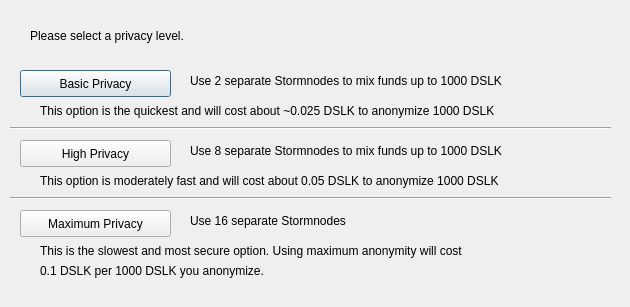
<?xml version="1.0" encoding="UTF-8"?>
<ui version="4.0">
 <class>SandstormConfig</class>
 <widget class="QDialog" name="SandstormConfig">
  <property name="geometry">
   <rect>
    <x>0</x>
    <y>0</y>
    <width>630</width>
    <height>307</height>
   </rect>
  </property>
  <property name="windowTitle">
   <string>Configure PrivateSend</string>
  </property>
  <widget class="QPushButton" name="buttonBasic">
   <property name="geometry">
    <rect>
     <x>20</x>
     <y>70</y>
     <width>151</width>
     <height>27</height>
    </rect>
   </property>
   <property name="text">
    <string>Basic Privacy</string>
   </property>
  </widget>
  <widget class="QPushButton" name="buttonHigh">
   <property name="geometry">
    <rect>
     <x>20</x>
     <y>140</y>
     <width>151</width>
     <height>27</height>
    </rect>
   </property>
   <property name="text">
    <string>High Privacy</string>
   </property>
  </widget>
  <widget class="QPushButton" name="buttonMax">
   <property name="geometry">
    <rect>
     <x>20</x>
     <y>210</y>
     <width>151</width>
     <height>27</height>
    </rect>
   </property>
   <property name="text">
    <string>Maximum Privacy</string>
   </property>
  </widget>
  <widget class="QLabel" name="label">
   <property name="geometry">
    <rect>
     <x>30</x>
     <y>20</y>
     <width>571</width>
     <height>31</height>
    </rect>
   </property>
   <property name="text">
    <string>Please select a privacy level.</string>
   </property>
  </widget>
  <widget class="QLabel" name="label_2">
   <property name="geometry">
    <rect>
     <x>190</x>
     <y>70</y>
     <width>421</width>
     <height>21</height>
    </rect>
   </property>
   <property name="text">
    <string>Use 2 separate Stormnodes to mix funds up to 1000 DSLK</string>
   </property>
  </widget>
  <widget class="QLabel" name="label_3">
   <property name="geometry">
    <rect>
     <x>190</x>
     <y>140</y>
     <width>411</width>
     <height>21</height>
    </rect>
   </property>
   <property name="text">
    <string>Use 8 separate Stormnodes to mix funds up to 1000 DSLK</string>
   </property>
  </widget>
  <widget class="QLabel" name="label_4">
   <property name="geometry">
    <rect>
     <x>190</x>
     <y>210</y>
     <width>421</width>
     <height>21</height>
    </rect>
   </property>
   <property name="text">
    <string>Use 16 separate Stormnodes</string>
   </property>
  </widget>
  <widget class="QLabel" name="label_6">
   <property name="geometry">
    <rect>
     <x>40</x>
     <y>100</y>
     <width>561</width>
     <height>21</height>
    </rect>
   </property>
   <property name="text">
    <string>This option is the quickest and will cost about ~0.025 DSLK to anonymize 1000 DSLK</string>
   </property>
  </widget>
  <widget class="QLabel" name="label_7">
   <property name="geometry">
    <rect>
     <x>40</x>
     <y>170</y>
     <width>561</width>
     <height>21</height>
    </rect>
   </property>
   <property name="text">
    <string>This option is moderately fast and will cost about 0.05 DSLK to anonymize 1000 DSLK</string>
   </property>
  </widget>
  <widget class="QLabel" name="label_8">
   <property name="geometry">
    <rect>
     <x>40</x>
     <y>240</y>
     <width>561</width>
     <height>21</height>
    </rect>
   </property>
   <property name="text">
    <string>This is the slowest and most secure option. Using maximum anonymity will cost</string>
   </property>
  </widget>
  <widget class="QLabel" name="label_9">
   <property name="geometry">
    <rect>
     <x>40</x>
     <y>260</y>
     <width>561</width>
     <height>21</height>
    </rect>
   </property>
   <property name="text">
    <string>0.1 DSLK per 1000 DSLK you anonymize.</string>
   </property>
  </widget>
  <widget class="Line" name="line">
   <property name="geometry">
    <rect>
     <x>10</x>
     <y>120</y>
     <width>601</width>
     <height>16</height>
    </rect>
   </property>
   <property name="orientation">
    <enum>Qt::Horizontal</enum>
   </property>
  </widget>
  <widget class="Line" name="line_2">
   <property name="geometry">
    <rect>
     <x>10</x>
     <y>190</y>
     <width>601</width>
     <height>16</height>
    </rect>
   </property>
   <property name="orientation">
    <enum>Qt::Horizontal</enum>
   </property>
  </widget>
 </widget>
 <resources/>
 <connections/>
</ui>
